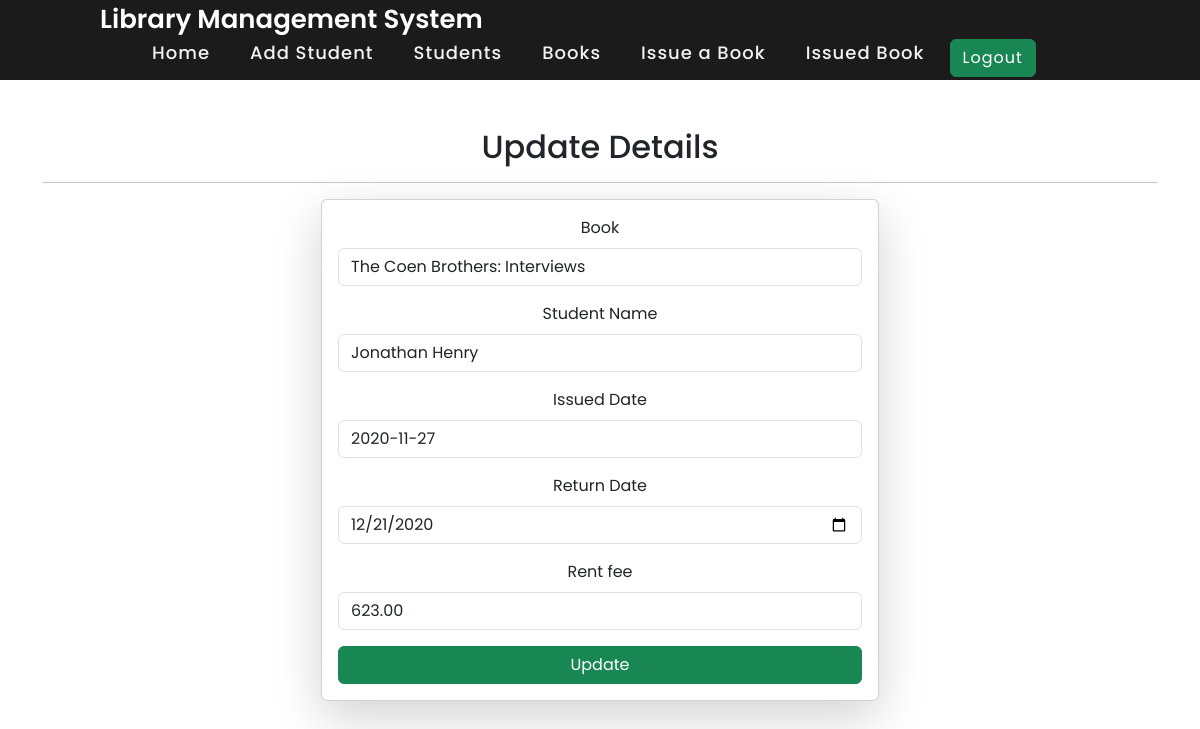
Screenshot of /update-issuedbook/28/ (signed in) with the database file from the repository.
### library_app/models.py (models this page shows, shortened)
class Transaction(models.Model):
    book = models.ForeignKey(Book, on_delete=models.CASCADE)
    student=models.ForeignKey(Student_information, on_delete=models.CASCADE)
    issue_date = models.DateField()
    return_date = models.DateField(null=True, blank=True)
    rent_fee = models.DecimalField(max_digits=6, decimal_places=2, default=0)

class Book(models.Model):
    title = models.CharField(max_length=200,default=True)
    authors = models.CharField(max_length=100)
    isbn = models.CharField(max_length=50)
    publisher = models.CharField(max_length=100)

class Student_information(models.Model):
    department=models.ForeignKey(Department, related_name="depart", on_delete=models.CASCADE)
    student_id=models.OneToOneField(StudentID, related_name="studentid", on_delete=models.CASCADE, default=True)
    student_name = models.CharField(max_length=100)
    student_email = models.EmailField(default=True)
    def __str__(self)->str:
        return self.student_name
    class Meta:
        ordering=['student_name']
        verbose_name="student"

### library_app/frontviews.py (the view, shortened to what this page needs)
# urls.py: path('update-issuedbook/<id>/', update_issued_book, name='update_issued_book'),
@login_required(login_url="/login/")
def update_issued_book(request, id):
    queryset = Transaction.objects.get(id=id)
    context={'student_data':queryset}
    return render(request,'frontend/updateissuedbooks.html',context)

### library_app/templates/frontend/updateissuedbooks.html (shortened to what this page needs)
{% extends 'frontend/base.html' %}
{% block content %}
<div class="container mt-5">
    <h2>Update Details</h2>
    <hr>
    <form class="col-6 mx-auto card p-3 shadow-lg" method="post">
        <div class="mb-3">
          <label for="exampleInputEmail1" class="form-label">Book</label>
          <input name="book" value="{{student_data.book.title}}" required type="text" class="form-control" readonly>
        </div>
        <div class="mb-3">
          <label for="exampleInputEmail1" class="form-label">Student Name</label>
          <input name="student_name" value="{{student_data.student}}" required type="text" class="form-control" readonly>
        </div>
        <div class="mb-3">
          <label for="exampleInputEmail1" class="form-label">Issued Date</label>
          <input name="issued_date" value="{{ student_data.issue_date|date:'Y-m-d' }}" required type="text" class="form-control" >
        </div>
        <div class="mb-3">
          <label for="exampleInputPassword1" class="form-label">Return Date</label>
          <input name="return_date" type="date" class="form-control" value="{{student_data.return_date|date:'Y-m-d'}}" id="exampleInputEmail1" aria-describedby="emailHelp">
        </div>
        <div class="mb-3">
          <label for="exampleInputPassword1" class="form-label">Rent fee</label>
          <input name="rent_fee" type="text" class="form-control" value="{{student_data.rent_fee}}" id="exampleInputEmail1" aria-describedby="emailHelp" >
        </div>
        <button type="submit" class="btn btn-success">Update</button>
      </form>
</div>
{% endblock %}

### library_app/static/c.css (style rules this page uses)
* { margin: 0; padding: 0; box-sizing: border-box; font-family: 'Poppins', sans-serif; }

### library_app/templates/frontend/base.html (style rules this page uses)
body { background-image: url('https://images.unsplash.com/photo-1579546929518-9e396f3cc809?ixlib=rb-4.0.3&ixid=M3wxMjA3fDB8MHxleHBsb3JlLWZlZWR8MXx8fGVufDB8fHx8fA%3D%3D&w=1000&q=80'); background-size: cover; background-position: center; background-repeat: no-repeat; text-align:center }

### rows the page displays
Transaction: book "The Coen Brothers: Interviews", student_name "Jonathan Henry", issued_date "2020-11-27", return_date "12/21/2020", rent_fee "623.00"
